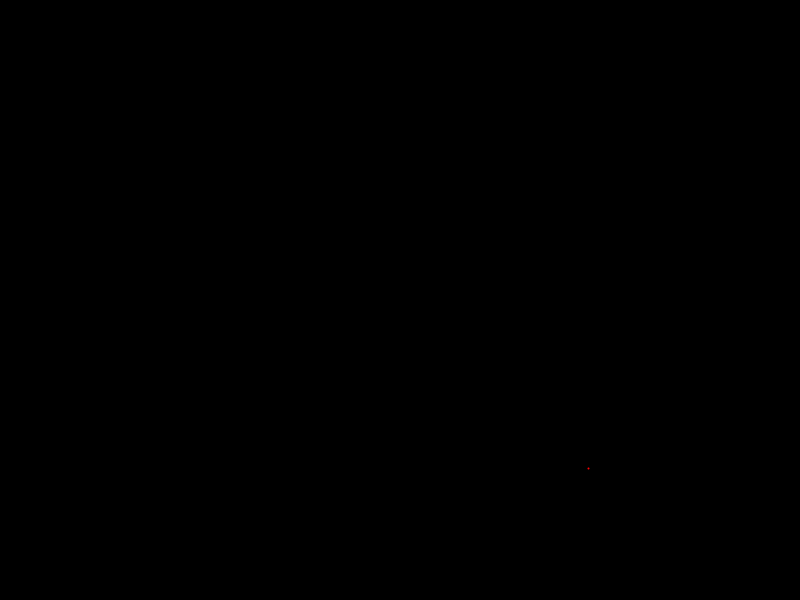
Frame 1 (no input)
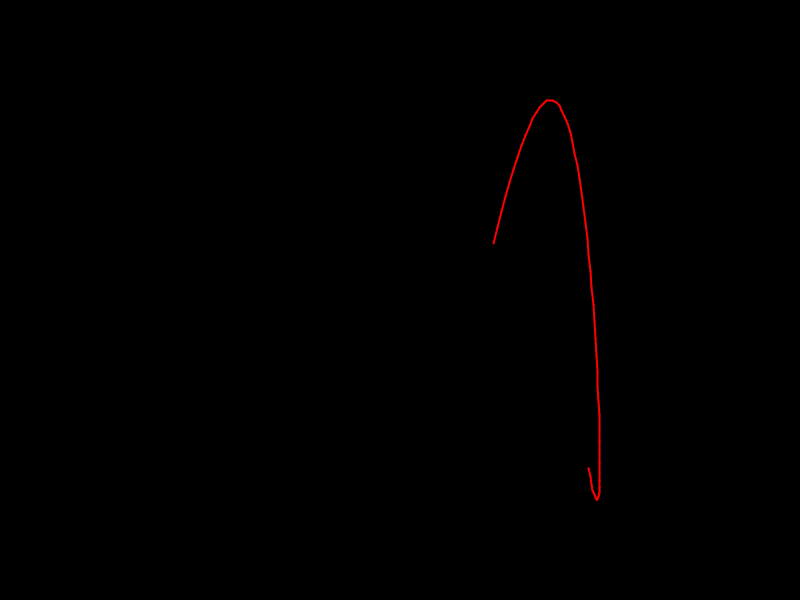
Frame 60 (the mouse pressed at the canvas centre just before this capture)
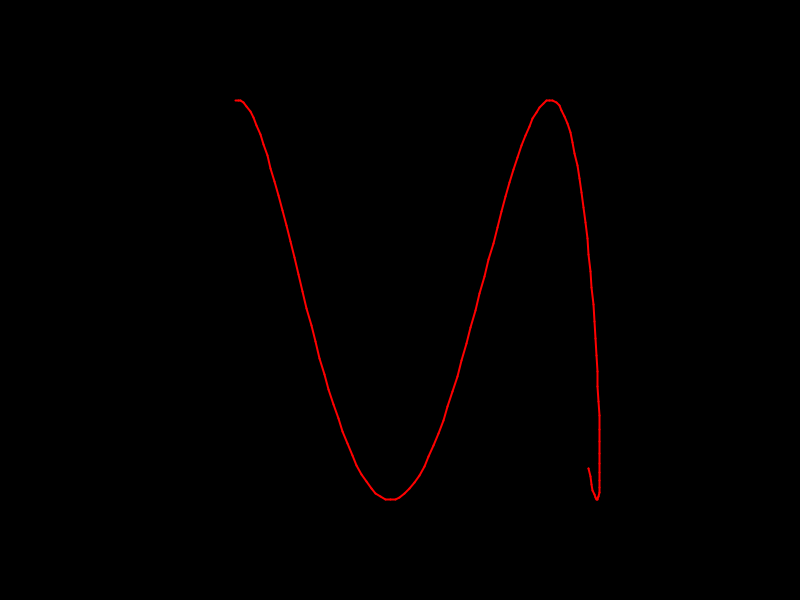
Frame 120 (the mouse held since frame 60 and released just before this capture)

The Processing sketch that drew these frames (run headless with seeded random() and noise(); from frame 60 on, the mouse is pressed at the canvas centre):

// Processing sketch: SexyCurve
// ── SexyCurve.pde
void setup(){
  size(800,600);
  background(0);
  
  
}
float t=0;
float tlast =0;
float o1=2.42;
float q1=1.23;
float o2=4.234;
float q2=1;
void draw (){
  stroke(255,0,0);
  strokeWeight(2);
  line(200*sin(t*o1+q1)+400,200*sin(2*t*o2+q2)+300,200*sin(tlast*o1+q1)+400,200*sin(2*tlast*o2+q2)+300);
  tlast=t;
  t+=0.01;
}
